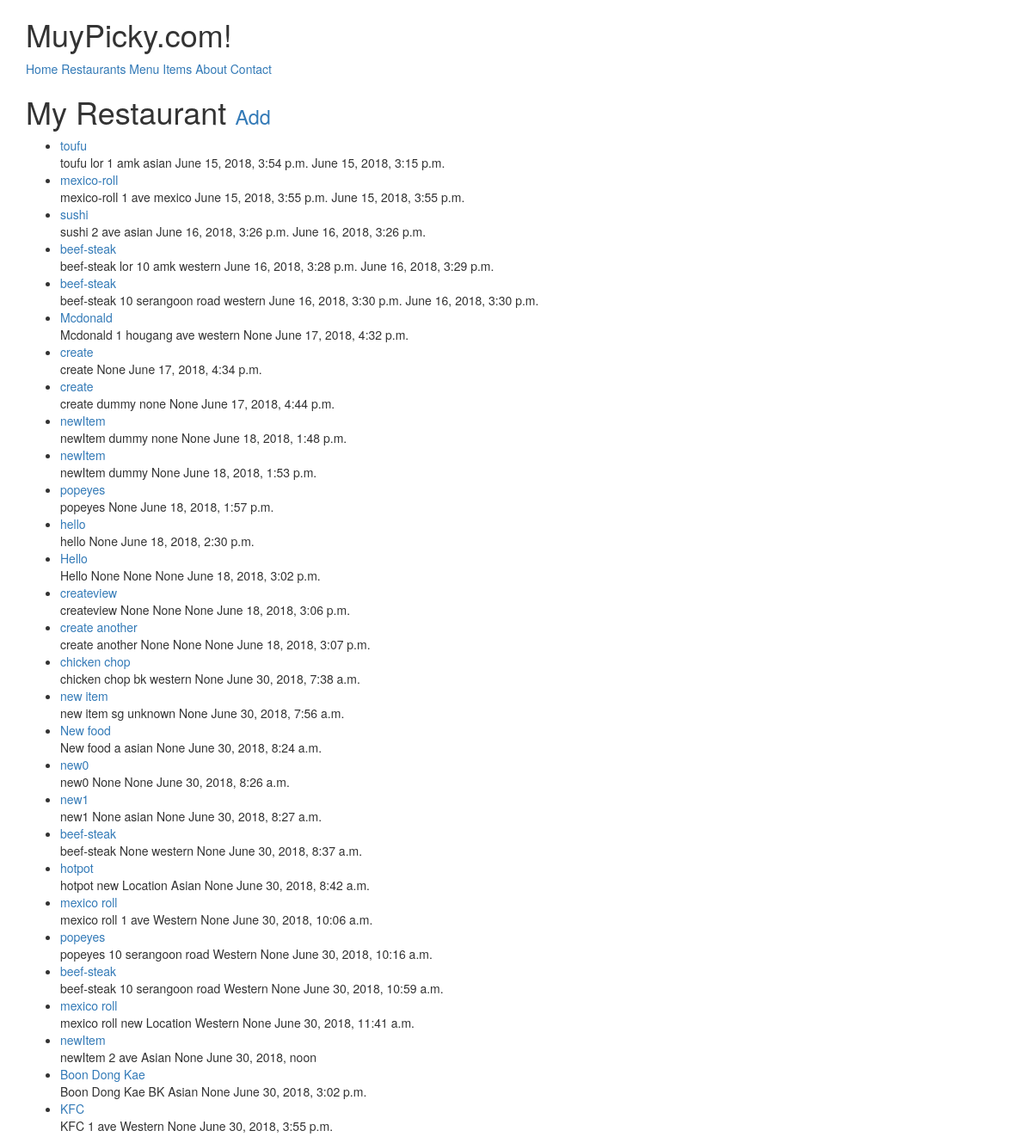
The page /restaurants/ (signed in) on the database its author committed.
### restaurants/models.py (models this page shows, shortened)
class RestaurantLocation(models.Model):
	owner 		= models.ForeignKey(Users) #class_instance.model_set.all()  # Django Models Unleashed JOINCFE.com
	name 		= models.CharField(max_length=120)
	location 	= models.CharField(max_length=120, null=True, blank=True)
	category 	= models.CharField(max_length=120, null=True, blank=True, validators=[validate_category])
	timestamp	= models.DateTimeField(auto_now=False, auto_now_add=False, null=True, blank=True)
	update 		= models.DateTimeField(auto_now_add=True)
	slug		= models.SlugField(null=True, blank=True)
	objects = RestaurantLocationManager() #add Model.objects.all()
	def __str__(self):
		return self.name
	def get_absolute_url(self):
		return reverse('restaurants:detail', kwargs={'slug': self.slug})

### restaurants/views.py (the view)
class RestaurantsListView(LoginRequiredMixin, ListView):
	def get_queryset(self):
		return RestaurantLocation.objects.filter(owner=self.request.user)

### restaurants/models.py (called while the page is built)
	def get_queryset(self):
		return RestaurantLocationQuerySet(self.model,using=self._db)

### restaurants/templates/restaurants/restaurantlocation_list.html (shortened to what this page needs)
{% extends "base.html" %}
{% block content %}
<h1>My Restaurant <small><a href='{% url "restaurants:create" %}'>Add</a></small></h1>
<ul>
	{% for obj in object_list %}
		<li>
			<a href='{{ obj.get_absolute_url }}'/>{{obj}}</a><br/>
			{{ obj.name }} {{ obj.location }} {{ obj.category }} {{ obj.timestamp }} {{ obj.update }}
		</li>
		{% empty %}
		<a href='{% url "restaurants:create" %}'>Add</a>
	{% endfor %}
</ul>
{% endblock content %}

### rows shown on the page
RestaurantLocation: name "toufu", location "lor 1 amk", category "asian", timestamp "June 15, 2018, 3:54 p.m.", update "June 15, 2018, 3:15 p.m."
RestaurantLocation: name "mexico-roll", location "1 ave", category "mexico", timestamp "June 15, 2018, 3:55 p.m.", update "June 15, 2018, 3:55 p.m."
RestaurantLocation: name "sushi", location "2 ave", category "asian", timestamp "June 16, 2018, 3:26 p.m.", update "June 16, 2018, 3:26 p.m."
RestaurantLocation: name "beef-steak", location "lor 10 amk", category "western", timestamp "June 16, 2018, 3:28 p.m.", update "June 16, 2018, 3:29 p.m."
RestaurantLocation: name "beef-steak", location "10 serangoon road", category "western", timestamp "June 16, 2018, 3:30 p.m.", update "June 16, 2018, 3:30 p.m."
RestaurantLocation: name "Mcdonald", location "1 hougang ave", category "western", timestamp "None", update "June 17, 2018, 4:32 p.m."
RestaurantLocation: name "create", timestamp "None", update "June 17, 2018, 4:34 p.m."
RestaurantLocation: name "create", location "dummy", category "none", timestamp "None", update "June 17, 2018, 4:44 p.m."
RestaurantLocation: name "newItem", location "dummy", category "none", timestamp "None", update "June 18, 2018, 1:48 p.m."
RestaurantLocation: name "newItem", location "dummy", timestamp "None", update "June 18, 2018, 1:53 p.m."
RestaurantLocation: name "popeyes", timestamp "None", update "June 18, 2018, 1:57 p.m."
RestaurantLocation: name "hello", timestamp "None", update "June 18, 2018, 2:30 p.m."
RestaurantLocation: name "Hello", location "None", category "None", timestamp "None", update "June 18, 2018, 3:02 p.m."
RestaurantLocation: name "createview", location "None", category "None", timestamp "None", update "June 18, 2018, 3:06 p.m."
RestaurantLocation: name "create another", location "None", category "None", timestamp "None", update "June 18, 2018, 3:07 p.m."
RestaurantLocation: name "chicken chop", location "bk", category "western", timestamp "None", update "June 30, 2018, 7:38 a.m."
RestaurantLocation: name "new item", location "sg", category "unknown", timestamp "None", update "June 30, 2018, 7:56 a.m."
RestaurantLocation: name "New food", location "a", category "asian", timestamp "None", update "June 30, 2018, 8:24 a.m."
RestaurantLocation: name "new0", location "None", timestamp "None", update "June 30, 2018, 8:26 a.m."
RestaurantLocation: name "new1", location "None", category "asian", timestamp "None", update "June 30, 2018, 8:27 a.m."
RestaurantLocation: name "beef-steak", location "None", category "western", timestamp "None", update "June 30, 2018, 8:37 a.m."
RestaurantLocation: name "hotpot", location "new Location", category "Asian", timestamp "None", update "June 30, 2018, 8:42 a.m."
RestaurantLocation: name "mexico roll", location "1 ave", category "Western", timestamp "None", update "June 30, 2018, 10:06 a.m."
RestaurantLocation: name "popeyes", location "10 serangoon road", category "Western", timestamp "None", update "June 30, 2018, 10:16 a.m."
RestaurantLocation: name "beef-steak", location "10 serangoon road", category "Western", timestamp "None", update "June 30, 2018, 10:59 a.m."
RestaurantLocation: name "mexico roll", location "new Location", category "Western", timestamp "None", update "June 30, 2018, 11:41 a.m."
RestaurantLocation: name "newItem", location "2 ave", category "Asian", timestamp "None", update "June 30, 2018, noon"
RestaurantLocation: name "Boon Dong Kae", location "BK", category "Asian", timestamp "None", update "June 30, 2018, 3:02 p.m."
RestaurantLocation: name "KFC", location "1 ave", category "Western", timestamp "None", update "June 30, 2018, 3:55 p.m."
